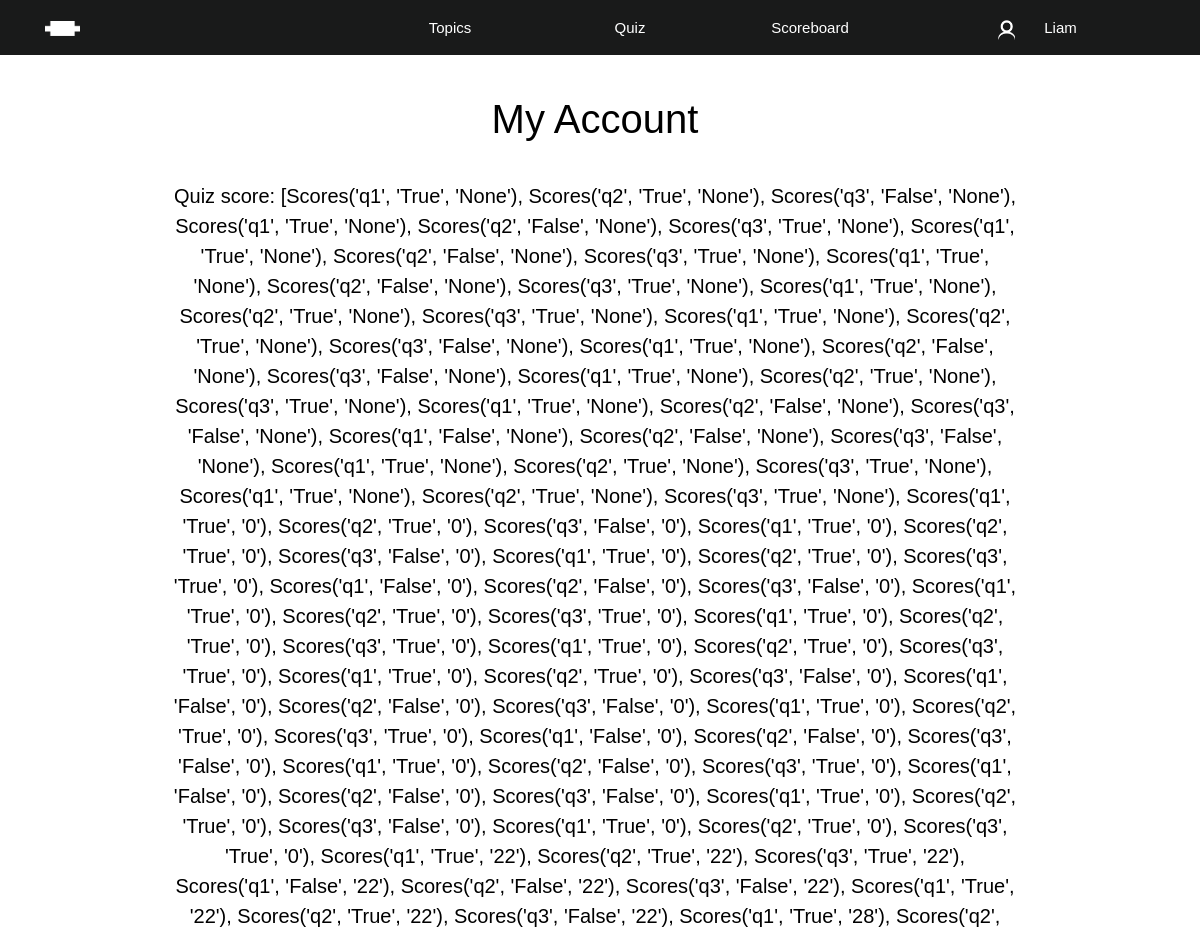
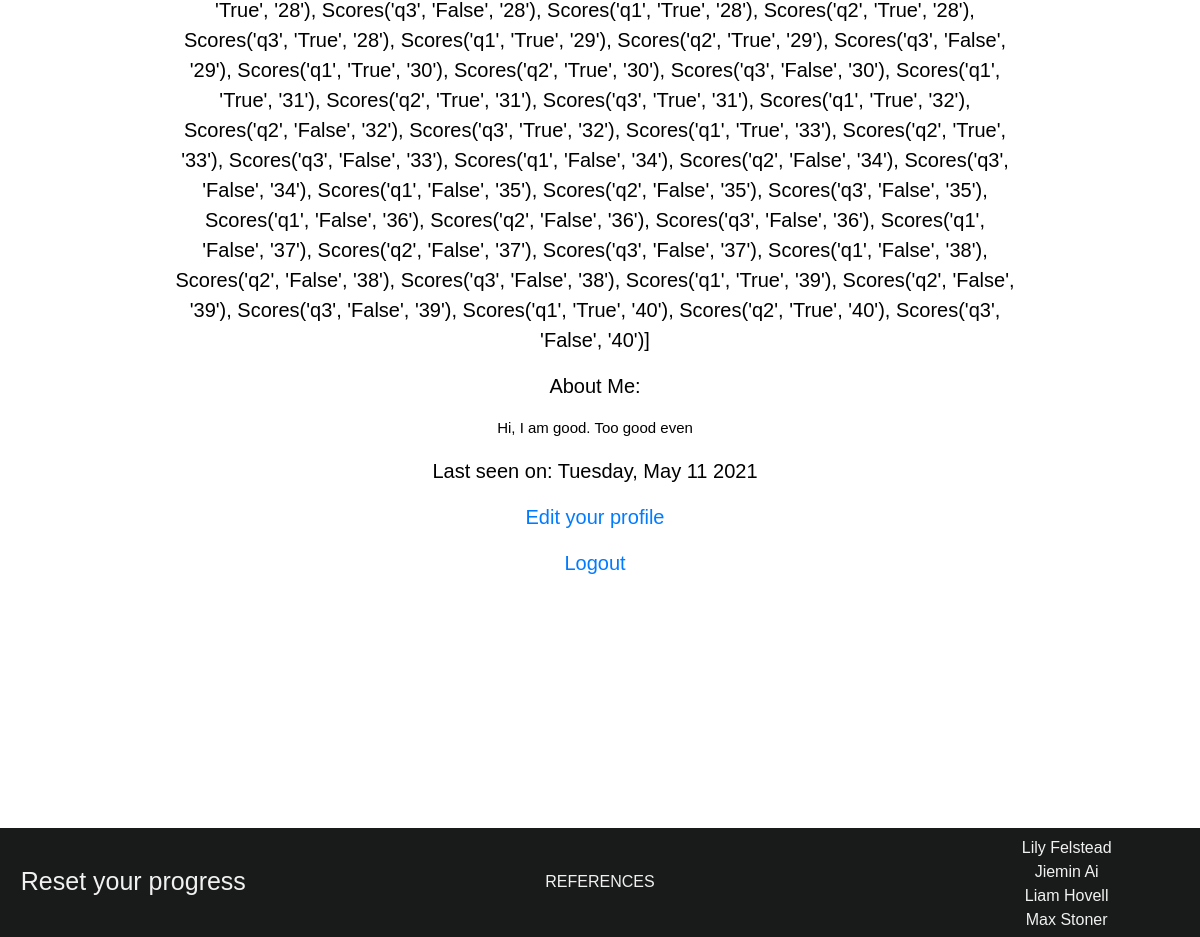
The app's page /account/Liam (signed in) with its own data (2 pictures, top to bottom).
### app/models.py (models this page shows, shortened)
class User(db.Model, UserMixin):
    id = db.Column(db.Integer, primary_key = True)
    username = db.Column(db.String(20), unique = True, nullable=False)
    email = db.Column(db.String(120), unique = True, nullable=False)
    password = db.Column(db.String(60), nullable=False)
    about_me = db.Column(db.String(140))
    last_seen = db.Column(db.DateTime, default=datetime.utcnow)
    scores = db.relationship('Scores', backref='user_info', lazy=True)

class Scores (db.Model):
    id = db.Column(db.Integer, primary_key=True)
    questionid = db.Column(db.Integer, nullable=False)
    correct = db.Column(db.Boolean, nullable=False)
    attempt = db.Column(db.Integer, default = 0, nullable=False)
    userid = db.Column(db.Integer, db.ForeignKey('user.id'), nullable=False)
    def __repr__(self):
        return f"Scores('{self.questionid}', '{self.correct}', '{self.attempt}')"

### app/routes.py (the view)
@app.route("/account/<username>")
@login_required
def account(username):
    user = User.query.filter(func.lower(User.username) == func.lower(username)).first_or_404()
    score = user.scores
    date = user.last_seen.strftime("%A, %B %d %Y")
    is_current = user == current_user
    return render_template('account.html', title= 'Account',
    user_score = score, user = user, is_current = is_current, date = date)

### app/models.py (called while the page is built)
@login_manager.user_loader
def load_user(user_id):
    return User.query.get(int(user_id))

### app/routes.py (called while the page is built)
@app.before_request
def before_request():
    if current_user.is_authenticated:
        current_user.last_seen = datetime.utcnow()
        db.session.commit()

### app/templates/account.html
{% extends "layout.html" %} {% block content %}
<div class="main-text" style="margin: 40px 150px">
  {% if user == current_user %}
  <h1>My Account</h1>
  {% else %}
  <h1>{{user.username}}'s Account</h1>
  {% endif %}
  <br />
  {% if user_score is defined %}
  <p>Quiz score: {{user_score}}</p>
  {% else %}
  <p>You should do the quiz!</p>
  {% endif %}
  <p>{% if user.about_me %}</p>
  <p>About Me:<br /><div style = font-size:15px >{{ user.about_me }}</div></p>
  {% endif %} {% if user.last_seen %}
  <p>Last seen on: {{ date }}</p>
  {% endif %}
  {% if user == current_user %}
  <p><a href="{{ url_for('edit_account') }}">Edit your profile</a></p>
  {% endif %}
  <a href="{{url_for('logout')}}">Logout</a>
  <br />
  <br />
  <br />
  <br />
  <br />
  <br />
  <br />
  <br />
</div>
{% endblock %}

### app/templates/layout.html (shortened to what this page needs)
<!DOCTYPE html>
<html lang="en">
  <head>
    <link rel="stylesheet" href="https://stackpath.bootstrapcdn.com/bootstrap/4.4.1/css/bootstrap.min.css">
    <link rel="stylesheet" href="{{url_for('static', filename='css/layout.css')}}">
  </head>
  <body>
    <header id="main-header">
      <ul>
        <a class="header-logo" href="{{url_for('home')}}">
          <li>
            <img
              src="{{url_for('static', filename='logo.png')}}"
              alt=""
              style="height: 15px"
            />
          </li>
        </a>
        <a></a>
        <div class="header-dropdown header-item">
          <li>Topics</li>
        </div>
        <a class="header-item" href="{{url_for('quiz')}}">
          <li>Quiz</li>
        </a>
        <a class="header-item" href="{{url_for('scoreboard')}}">
          <li>Scoreboard</li>
        </a>
        {% if current_user.is_authenticated %}
        <a
          class="header-item"
          href="{{url_for('account', username = current_user.username)}}"
          style="padding-right: 25px; grid-column: 6 / 8"
        >
          <li>
            <img
              src="{{url_for('static', filename='account.png')}}"
              style="height: 25px; margin-right: 5%"
              alt=""
            /><span>{{current_user.username}}</span>
          </li>
        </a>
        {% endif %}
      </ul>
    </header>
    <div id="body-wrapper">
      <main id="content">
        {% block content %}{% endblock %}
      </main>
      <aside id="progress">
      </aside>
    </div>
    <footer id="footer">
      <div class="reset-button">
        <a href="javascript:resetProgress()">Reset your progress</a>
      </div>
      <div class="reference-link">
        <a href="{{url_for('reference')}}">REFERENCES</a>
      </div>
      <div class="names">
        Lily Felstead <br />
        Jiemin Ai <br />
        Liam Hovell <br />
        Max Stoner <br />
      </div>
    </footer>
  </body>
</html>

### app/static/css/layout.css (style rules this page uses)
:root { --header-default: #191a1a; --header-hover: #2a2b2b; --header-active: #191a1a; --header-login: #191a1a; --header-height: 55px; --header-topics: #f1f1f1; --header-topics-hover: #ddd; --header-topics-completed: #a3a3a3; --shading: #e4e4e4; --progress-bar: #4e4e4e; --button-primary-color: #191a1a; --button-secondary-color: #2a2b2b; --footer-default: #191a1a; --footer-content: #f1f1f1; --footer-hover: #2a2b2b; }
body { margin: 0; padding: 0; font-family: Arial, Helvetica, sans-serif; color: black; }
#main-header { position: sticky; top: 0; width: 100%; overflow: visible; z-index: 1; }
#main-header > ul { list-style-type: none; padding: 0; margin: 0px; background-color: var(--header-login); display: grid; grid-template-columns: repeat(6, 3fr) 2fr; grid-template-rows: var(--header-height); }
.header-item { background-color: var(--header-default); color: white; text-decoration: none; font-family: Verdana, Helvetica, sans-serif; font-size: 15px; }
.header-item > li, .header-item a { text-align: center; color: white; vertical-align: middle; line-height: var(--header-height); }
.header-logo { margin: auto; width: 50%; float: left; }
.header-dropdown { display: inline-block; width: auto; }
.header-item img { padding-right: 15px; position: relative; bottom: -3px; }
.header-item img + span { margin: 0; }
#body-wrapper { display: grid; grid-template-columns: 1fr 10px; grid-template-areas: "body sidebar"; }
#content { grid-area: body; padding: 0px 2%; }
#progress { grid-area: sidebar; position: sticky; align-self: start; top: var(--header-height); height: 100%; }
.main-text { margin-right: 15%; margin-left: 15%; text-align: center; font-size: 20px; }
#footer { background-color: var(--footer-default); width: 100%; display: grid; justify-items: center; align-items: center; grid-template-columns: 2fr 5fr 2fr; }
.names { margin: 8px 0px 5px 0px; color: var(--footer-content); text-align: center; }
.reset-button { text-align: center; }
.reset-button a:link { font-size: 25px; text-decoration: none; color: var(--footer-content); }
.reference-link a:link, .reference-link a:visited { text-decoration: none; color: var(--footer-content); }

### records on screen
User: username "Liam", about_me "Hi, I am good. Too good even"
Scores: questionid+correct+attempt "[Scores('q1', 'True', 'None'), Scores('q2', 'True', 'None'), Scores('q3', 'False', 'None'), Scores('q1', 'True', 'None'), Scores('q2', 'False', 'None'), Scores('q3', 'True', 'None'), Scores('q1', 'True', 'None'), Scores('q2', 'False', 'None'), Scores('q3', 'True', 'None'), Scores('q1', 'True', 'None'), Scores('q2', 'False', 'None'), Scores('q3', 'True', 'None'), Scores('q1', 'True', 'None'), Scores('q2', 'True', 'None'), Scores('q3', 'True', 'None'), Scores('q1', 'True', 'None'), Scores('q2', 'True', 'None'), Scores('q3', 'False', 'None'), Scores('q1', 'True', 'None'), Scores('q2', 'False', 'None'), Scores('q3', 'False', 'None'), Scores('q1', 'True', 'None'), Scores('q2', 'True', 'None'),…"

### other values on screen
{{ date }} "Tuesday, May 11 2021"
